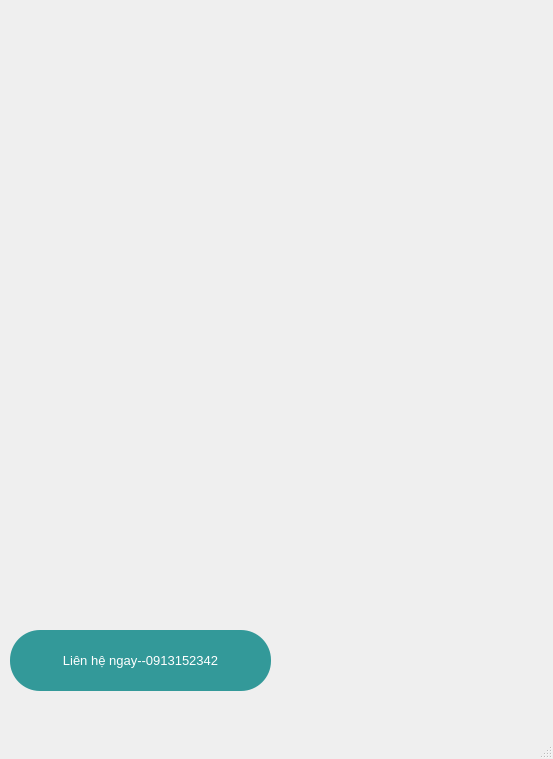
<?xml version="1.0" encoding="UTF-8"?>
<ui version="4.0">
 <class>MainWindow</class>
 <widget class="QMainWindow" name="MainWindow">
  <property name="geometry">
   <rect>
    <x>0</x>
    <y>0</y>
    <width>553</width>
    <height>759</height>
   </rect>
  </property>
  <property name="windowTitle">
   <string>MainWindow</string>
  </property>
  <widget class="QWidget" name="centralwidget">
   <widget class="QLabel" name="label">
    <property name="geometry">
     <rect>
      <x>-10</x>
      <y>0</y>
      <width>561</width>
      <height>711</height>
     </rect>
    </property>
    <property name="text">
     <string/>
    </property>
    <property name="pixmap">
     <pixmap>../../../../Downloads/Green Water color Page Border A3 Poster (26).png</pixmap>
    </property>
    <property name="scaledContents">
     <bool>true</bool>
    </property>
   </widget>
   <widget class="QPushButton" name="btnComeback">
    <property name="geometry">
     <rect>
      <x>10</x>
      <y>630</y>
      <width>261</width>
      <height>61</height>
     </rect>
    </property>
    <property name="font">
     <font>
      <pointsize>10</pointsize>
     </font>
    </property>
    <property name="styleSheet">
     <string notr="true">background-color:#339999;
color:white;
border-radius:30</string>
    </property>
    <property name="text">
     <string>Liên hệ ngay--0913152342</string>
    </property>
   </widget>
  </widget>
  <widget class="QMenuBar" name="menubar">
   <property name="geometry">
    <rect>
     <x>0</x>
     <y>0</y>
     <width>553</width>
     <height>26</height>
    </rect>
   </property>
  </widget>
  <widget class="QStatusBar" name="statusbar"/>
 </widget>
 <resources/>
 <connections/>
</ui>
